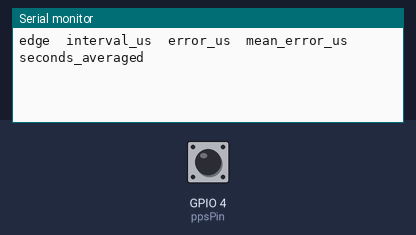
Recording of a program running on a simulated ESP32. On the bench: the last lines printed to the serial monitor. The test bench sets the inputs (shaded band); at power-on: GPIO 4 (ppsPin) LOW.

Above: at 1.5 s.
1.6 s: GPIO 4 (ppsPin) pulsed HIGH 2 times (0.12 s each, 0.3 s apart)
At 2.6 s:
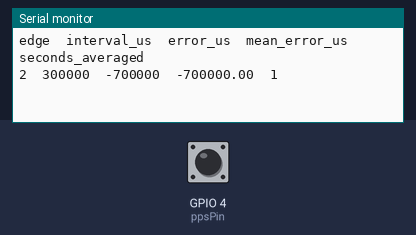
3.7 s: GPIO 4 (ppsPin) driven HIGH
At 5.1 s:
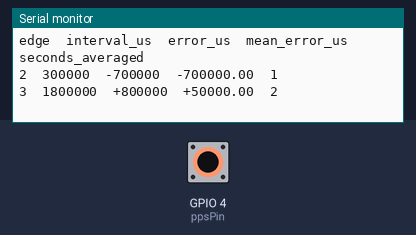

The program:

main.cpp
```cpp
// measures this board's crystal against the GPS pulse on GPIO 4

#include <Arduino.h>

const int ppsPin = 4;
const uint32_t nominalInterval = 1000000;
const int averageWindow = 60;

portMUX_TYPE edgeMux = portMUX_INITIALIZER_UNLOCKED;
volatile uint32_t lastEdgeMicros = 0;
volatile uint32_t edgeInterval = 0;
volatile uint32_t edgeCount = 0;

void IRAM_ATTR onPpsEdge(){
    uint32_t nowMicros = micros();
    portENTER_CRITICAL_ISR(&edgeMux);
    edgeInterval = nowMicros - lastEdgeMicros;
    lastEdgeMicros = nowMicros;
    edgeCount++;
    portEXIT_CRITICAL_ISR(&edgeMux);
}

void setup(){
    Serial.begin(115200);
    delay(300);
    pinMode(ppsPin, INPUT);
    attachInterrupt(digitalPinToInterrupt(ppsPin), onPpsEdge, RISING);
    Serial.println();
    Serial.println("edge  interval_us  error_us  mean_error_us  seconds_averaged");
}

void loop(){
    static uint32_t reportedCount = 0;
    static int64_t errorSum = 0;
    static int32_t errorsAveraged = 0;
    uint32_t interval;
    uint32_t count;

    portENTER_CRITICAL(&edgeMux);
    interval = edgeInterval;
    count = edgeCount;
    portEXIT_CRITICAL(&edgeMux);

    if (count > reportedCount){
        reportedCount = count;
        if (count > 1){
            int32_t errorMicros = (int32_t)(interval - nominalInterval);
            errorSum += errorMicros;
            errorsAveraged++;
            if (errorsAveraged > averageWindow){   // keeps the mean recent rather than lifetime
                errorSum = errorMicros;
                errorsAveraged = 1;
            }
            float meanError = (float)errorSum / (float)errorsAveraged;
            Serial.printf("%lu  %lu  %+ld  %+.2f  %ld\n", count, interval, errorMicros, meanError, errorsAveraged);
        }
    }
    delay(2);
}
```

Measured:
- after the input at 1.6 s, the serial monitor: prints a new line after 0.30 s (image 1)
- after the input at 3.7 s, the serial monitor: prints a new line at once (image 2)
